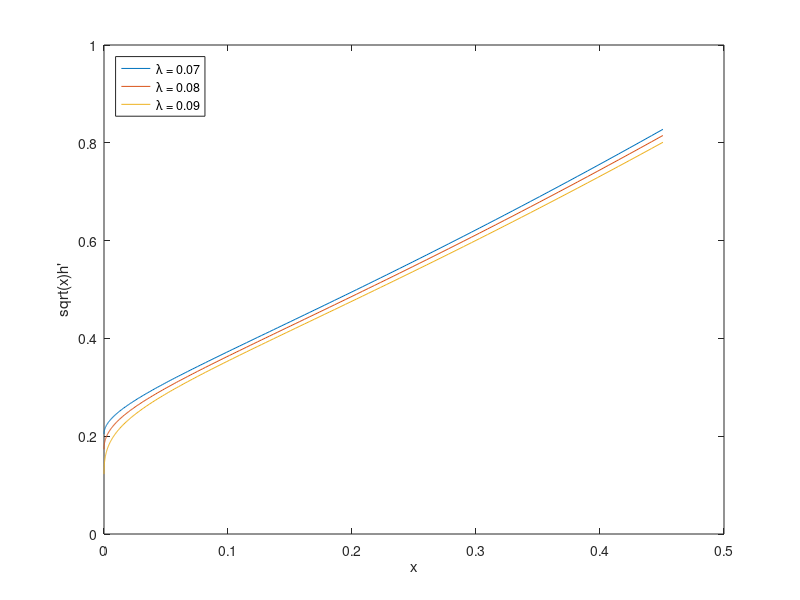

MATLAB code for this plot:
clf


%{
load n350x50-lambda

for j = 1:3
subplot(1,2,1)
plot(L, KI(j,:),'+-');
xlabel('L');
ylabel('K_I');
hold on
subplot(1,2,2)
plot(L, KII(j,:),'o-');
xlabel('L');
ylabel('K_{II}');
hold on
end
legend({['L=',num2str(lambda(1))],['L=',num2str(lambda(2))],['L=',num2str(lambda(3))]})
%}
%subplot(1,3,1)

%{
load n350x50-lambda
for j = 1:numel(lambda)

subplot(1,2,1)
f1=KI(j,:).*(0.09982-0.0000651*(3.075-L).^6-lambda(j)).^(-1/u);
plot(L,f1,L,0.67-0.0001*(3.1-L).^6,'o-')
hold on
xlabel('L')
ylabel('K_{I}')
subplot(1,2,2)
plot(L,KII(j,:),'o-')
hold on
xlabel('L')
ylabel('K_{II}')
end
%}

load n465_data
nv = numel(v);

plot(x(1:t-1),hprime_data(nv+1:nv+t-1,1,1), ...
    x(1:t-1),hprime_data(nv+1:nv+t-1,2,1),...
    x(1:t-1),hprime_data(nv+1:nv+t-1,3,1))
xlabel('x')
ylabel('sqrt(x)h''')
legend({['\lambda = ', num2str(lambda(1))], ...
    ['\lambda = ', num2str(lambda(2))],['\lambda = ', num2str(lambda(3))]},...
    'Location','NorthWest')



%{
load n350x50-lambda

subplot(1,3,1)
plot(l0,KII0.^2,'o-')
xlabel('\lambda_0')
ylabel('K_{II}')
subplot(1,3,2)
plot(L,l0,'o-')
xlabel('L')
ylabel('\lambda_0')
subplot(1,3,3)
plot(L,KII0,'o-')
xlabel('L')
ylabel('K_{II}')
%}
%{
for j = 3:numel(L)
plot(log(0.09982-lambda),log(KI(:,j)),log(0.09982-lambda),-0.39+0.32*log(0.09982-lambda),'o-')
hold on
end
%}